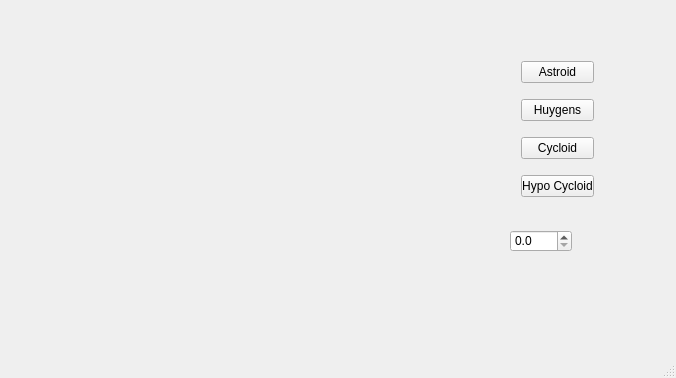
<?xml version="1.0" encoding="UTF-8"?>
<ui version="4.0">
 <class>MainWindow</class>
 <widget class="QMainWindow" name="MainWindow">
  <property name="geometry">
   <rect>
    <x>0</x>
    <y>0</y>
    <width>676</width>
    <height>378</height>
   </rect>
  </property>
  <property name="windowTitle">
   <string>MainWindow</string>
  </property>
  <widget class="QWidget" name="centralWidget">
   <widget class="QWidget" name="">
    <property name="geometry">
     <rect>
      <x>510</x>
      <y>40</y>
      <width>95</width>
      <height>182</height>
     </rect>
    </property>
    <layout class="QVBoxLayout" name="verticalLayout">
     <item>
      <widget class="QPushButton" name="btnAstroid">
       <property name="text">
        <string>Astroid</string>
       </property>
      </widget>
     </item>
     <item>
      <widget class="QPushButton" name="btnHuygens">
       <property name="text">
        <string>Huygens</string>
       </property>
      </widget>
     </item>
     <item>
      <widget class="QPushButton" name="Cycloid">
       <property name="text">
        <string>Cycloid</string>
       </property>
      </widget>
     </item>
     <item>
      <widget class="QPushButton" name="btnHypo">
       <property name="text">
        <string>Hypo Cycloid</string>
       </property>
      </widget>
     </item>
    </layout>
   </widget>
   <widget class="RenderArea" name="renderArea" native="true">
    <property name="geometry">
     <rect>
      <x>40</x>
      <y>30</y>
      <width>381</width>
      <height>291</height>
     </rect>
    </property>
   </widget>
   <widget class="QDoubleSpinBox" name="spinScale">
    <property name="geometry">
     <rect>
      <x>510</x>
      <y>230</y>
      <width>62</width>
      <height>22</height>
     </rect>
    </property>
    <property name="decimals">
     <number>1</number>
    </property>
    <property name="singleStep">
     <double>0.100000000000000</double>
    </property>
   </widget>
  </widget>
  <widget class="QStatusBar" name="statusBar"/>
 </widget>
 <layoutdefault spacing="6" margin="11"/>
 <customwidgets>
  <customwidget>
   <class>RenderArea</class>
   <extends>QWidget</extends>
   <header>renderarea.h</header>
   <container>1</container>
  </customwidget>
 </customwidgets>
 <resources/>
 <connections/>
</ui>
